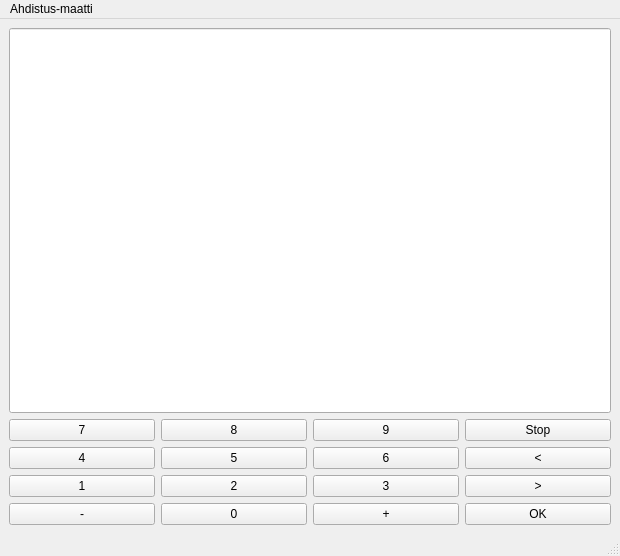
<?xml version="1.0" encoding="UTF-8"?>
<ui version="4.0">
 <class>MainWindow</class>
 <widget class="QMainWindow" name="MainWindow">
  <property name="geometry">
   <rect>
    <x>0</x>
    <y>0</y>
    <width>620</width>
    <height>556</height>
   </rect>
  </property>
  <property name="sizePolicy">
   <sizepolicy hsizetype="Preferred" vsizetype="Preferred">
    <horstretch>0</horstretch>
    <verstretch>0</verstretch>
   </sizepolicy>
  </property>
  <property name="windowTitle">
   <string>MainWindow</string>
  </property>
  <property name="styleSheet">
   <string notr="true">QMainwindow {
background-color:  	#0000FF;
}   </string>
  </property>
  <widget class="QWidget" name="centralwidget">
   <layout class="QGridLayout" name="gridLayout">
    <item row="6" column="0">
     <widget class="QPushButton" name="btnMinus">
      <property name="sizePolicy">
       <sizepolicy hsizetype="Preferred" vsizetype="Preferred">
        <horstretch>0</horstretch>
        <verstretch>0</verstretch>
       </sizepolicy>
      </property>
      <property name="styleSheet">
       <string notr="true">QPushButton {

  background-color:  #C0C0C0;
    border-style: outset;
    border-width: 2px;
    border-radius: 10px;
    border-color: beige;
    min-width: 10em;
    padding: 6px;
	color: black;
}♣

QPushButton:pressed {

  background-color:  #808080;
    border-style: outset;
    border-width: 2px;
    border-radius: 10px;
    border-color: beige;
    min-width: 10em;
    padding: 6px;
	color: black;
}♣</string>
      </property>
      <property name="text">
       <string>-</string>
      </property>
     </widget>
    </item>
    <item row="5" column="2">
     <widget class="QPushButton" name="btn3">
      <property name="sizePolicy">
       <sizepolicy hsizetype="Preferred" vsizetype="Preferred">
        <horstretch>0</horstretch>
        <verstretch>0</verstretch>
       </sizepolicy>
      </property>
      <property name="styleSheet">
       <string notr="true">QPushButton {

  background-color:  #C0C0C0;
    border-style: outset;
    border-width: 2px;
    border-radius: 10px;
    border-color: beige;
    min-width: 10em;
    padding: 6px;
	color: black;
}♣

QPushButton:pressed {

  background-color:  #808080;
    border-style: outset;
    border-width: 2px;
    border-radius: 10px;
    border-color: beige;
    min-width: 10em;
    padding: 6px;
	color: black;
}♣</string>
      </property>
      <property name="text">
       <string>3</string>
      </property>
     </widget>
    </item>
    <item row="3" column="3">
     <widget class="QPushButton" name="btnRightArrow">
      <property name="sizePolicy">
       <sizepolicy hsizetype="Preferred" vsizetype="Preferred">
        <horstretch>0</horstretch>
        <verstretch>0</verstretch>
       </sizepolicy>
      </property>
      <property name="styleSheet">
       <string notr="true">QPushButton {

  background-color:  #C0C0C0;
    border-style: outset;
    border-width: 2px;
    border-radius: 10px;
    border-color: beige;
    min-width: 10em;
    padding: 6px;
	color: black;
}♣

QPushButton:pressed {

  background-color:  #808080;
    border-style: outset;
    border-width: 2px;
    border-radius: 10px;
    border-color: beige;
    min-width: 10em;
    padding: 6px;
	color: black;
}♣</string>
      </property>
      <property name="text">
       <string>&lt;</string>
      </property>
     </widget>
    </item>
    <item row="6" column="3">
     <widget class="QPushButton" name="btnOK">
      <property name="sizePolicy">
       <sizepolicy hsizetype="Preferred" vsizetype="Preferred">
        <horstretch>0</horstretch>
        <verstretch>0</verstretch>
       </sizepolicy>
      </property>
      <property name="styleSheet">
       <string notr="true">QPushButton {

  background-color:  #00FF00;
    border-style: outset;
    border-width: 2px;
    border-radius: 10px;
    border-color: beige;
    min-width: 10em;
    padding: 6px;
	color: black;
}♣

QPushButton:pressed {

  background-color:  #008000;
    border-style: outset;
    border-width: 2px;
    border-radius: 10px;
    border-color: beige;
    min-width: 10em;
    padding: 6px;
	color: black;
}♣</string>
      </property>
      <property name="text">
       <string>OK</string>
      </property>
     </widget>
    </item>
    <item row="5" column="0">
     <widget class="QPushButton" name="btn1">
      <property name="sizePolicy">
       <sizepolicy hsizetype="Preferred" vsizetype="Preferred">
        <horstretch>0</horstretch>
        <verstretch>0</verstretch>
       </sizepolicy>
      </property>
      <property name="styleSheet">
       <string notr="true">QPushButton {

  background-color:  #C0C0C0;
    border-style: outset;
    border-width: 2px;
    border-radius: 10px;
    border-color: beige;
    min-width: 10em;
    padding: 6px;
	color: black;
}♣

QPushButton:pressed {

  background-color:  #808080;
    border-style: outset;
    border-width: 2px;
    border-radius: 10px;
    border-color: beige;
    min-width: 10em;
    padding: 6px;
	color: black;
}♣</string>
      </property>
      <property name="text">
       <string>1</string>
      </property>
     </widget>
    </item>
    <item row="5" column="1">
     <widget class="QPushButton" name="btn2">
      <property name="sizePolicy">
       <sizepolicy hsizetype="Preferred" vsizetype="Preferred">
        <horstretch>0</horstretch>
        <verstretch>0</verstretch>
       </sizepolicy>
      </property>
      <property name="styleSheet">
       <string notr="true">QPushButton {

  background-color:  #C0C0C0;
    border-style: outset;
    border-width: 2px;
    border-radius: 10px;
    border-color: beige;
    min-width: 10em;
    padding: 6px;
	color: black;
}♣

QPushButton:pressed {

  background-color:  #808080;
    border-style: outset;
    border-width: 2px;
    border-radius: 10px;
    border-color: beige;
    min-width: 10em;
    padding: 6px;
	color: black;
}♣</string>
      </property>
      <property name="text">
       <string>2</string>
      </property>
     </widget>
    </item>
    <item row="3" column="2">
     <widget class="QPushButton" name="btn6">
      <property name="sizePolicy">
       <sizepolicy hsizetype="Preferred" vsizetype="Preferred">
        <horstretch>0</horstretch>
        <verstretch>0</verstretch>
       </sizepolicy>
      </property>
      <property name="styleSheet">
       <string notr="true">QPushButton {

  background-color:  #C0C0C0;
    border-style: outset;
    border-width: 2px;
    border-radius: 10px;
    border-color: beige;
    min-width: 10em;
    padding: 6px;
	color: black;
}♣

QPushButton:pressed {

  background-color:  #808080;
    border-style: outset;
    border-width: 2px;
    border-radius: 10px;
    border-color: beige;
    min-width: 10em;
    padding: 6px;
	color: black;
}♣</string>
      </property>
      <property name="text">
       <string>6</string>
      </property>
     </widget>
    </item>
    <item row="3" column="1">
     <widget class="QPushButton" name="btn5">
      <property name="sizePolicy">
       <sizepolicy hsizetype="Preferred" vsizetype="Preferred">
        <horstretch>0</horstretch>
        <verstretch>0</verstretch>
       </sizepolicy>
      </property>
      <property name="styleSheet">
       <string notr="true">QPushButton {

  background-color:  #C0C0C0;
    border-style: outset;
    border-width: 2px;
    border-radius: 10px;
    border-color: beige;
    min-width: 10em;
    padding: 6px;
	color: black;
}♣

QPushButton:pressed {

  background-color:  #808080;
    border-style: outset;
    border-width: 2px;
    border-radius: 10px;
    border-color: beige;
    min-width: 10em;
    padding: 6px;
	color: black;
}♣</string>
      </property>
      <property name="text">
       <string>5</string>
      </property>
     </widget>
    </item>
    <item row="6" column="1">
     <widget class="QPushButton" name="btn0">
      <property name="sizePolicy">
       <sizepolicy hsizetype="Preferred" vsizetype="Preferred">
        <horstretch>0</horstretch>
        <verstretch>0</verstretch>
       </sizepolicy>
      </property>
      <property name="styleSheet">
       <string notr="true">QPushButton {

  background-color:  #C0C0C0;
    border-style: outset;
    border-width: 2px;
    border-radius: 10px;
    border-color: beige;
    min-width: 10em;
    padding: 6px;
	color: black;
}♣

QPushButton:pressed {

  background-color:  #808080;
    border-style: outset;
    border-width: 2px;
    border-radius: 10px;
    border-color: beige;
    min-width: 10em;
    padding: 6px;
	color: black;
}♣</string>
      </property>
      <property name="text">
       <string>0</string>
      </property>
     </widget>
    </item>
    <item row="6" column="2">
     <widget class="QPushButton" name="btnPlus">
      <property name="sizePolicy">
       <sizepolicy hsizetype="Preferred" vsizetype="Preferred">
        <horstretch>0</horstretch>
        <verstretch>0</verstretch>
       </sizepolicy>
      </property>
      <property name="styleSheet">
       <string notr="true">QPushButton {

  background-color:  #C0C0C0;
    border-style: outset;
    border-width: 2px;
    border-radius: 10px;
    border-color: beige;
    min-width: 10em;
    padding: 6px;
	color: black;
}♣

QPushButton:pressed {

  background-color:  #808080;
    border-style: outset;
    border-width: 2px;
    border-radius: 10px;
    border-color: beige;
    min-width: 10em;
    padding: 6px;
	color: black;
}♣</string>
      </property>
      <property name="text">
       <string>+</string>
      </property>
     </widget>
    </item>
    <item row="2" column="2">
     <widget class="QPushButton" name="btn9">
      <property name="sizePolicy">
       <sizepolicy hsizetype="Preferred" vsizetype="Preferred">
        <horstretch>0</horstretch>
        <verstretch>0</verstretch>
       </sizepolicy>
      </property>
      <property name="styleSheet">
       <string notr="true">QPushButton {

  background-color:  #C0C0C0;
    border-style: outset;
    border-width: 2px;
    border-radius: 10px;
    border-color: beige;
    min-width: 10em;
    padding: 6px;
	color: black;
}♣

QPushButton:pressed {

  background-color:  #808080;
    border-style: outset;
    border-width: 2px;
    border-radius: 10px;
    border-color: beige;
    min-width: 10em;
    padding: 6px;
	color: black;
}♣</string>
      </property>
      <property name="text">
       <string>9</string>
      </property>
     </widget>
    </item>
    <item row="2" column="0">
     <widget class="QPushButton" name="btn7">
      <property name="sizePolicy">
       <sizepolicy hsizetype="Preferred" vsizetype="Preferred">
        <horstretch>0</horstretch>
        <verstretch>0</verstretch>
       </sizepolicy>
      </property>
      <property name="styleSheet">
       <string notr="true">QPushButton {

  background-color:  #C0C0C0;
    border-style: outset;
    border-width: 2px;
    border-radius: 10px;
    border-color: beige;
    min-width: 10em;
    padding: 6px;
	color: black;
}♣

QPushButton:pressed {

  background-color:  #808080;
    border-style: outset;
    border-width: 2px;
    border-radius: 10px;
    border-color: beige;
    min-width: 10em;
    padding: 6px;
	color: black;
}♣</string>
      </property>
      <property name="text">
       <string>7</string>
      </property>
     </widget>
    </item>
    <item row="2" column="1">
     <widget class="QPushButton" name="btn8">
      <property name="sizePolicy">
       <sizepolicy hsizetype="Preferred" vsizetype="Preferred">
        <horstretch>0</horstretch>
        <verstretch>0</verstretch>
       </sizepolicy>
      </property>
      <property name="styleSheet">
       <string notr="true">QPushButton {

  background-color:  #C0C0C0;
    border-style: outset;
    border-width: 2px;
    border-radius: 10px;
    border-color: beige;
    min-width: 10em;
    padding: 6px;
	color: black;
}♣

QPushButton:pressed {

  background-color:  #808080;
    border-style: outset;
    border-width: 2px;
    border-radius: 10px;
    border-color: beige;
    min-width: 10em;
    padding: 6px;
	color: black;
}♣</string>
      </property>
      <property name="text">
       <string>8</string>
      </property>
     </widget>
    </item>
    <item row="5" column="3">
     <widget class="QPushButton" name="btnLeftArrow">
      <property name="sizePolicy">
       <sizepolicy hsizetype="Preferred" vsizetype="Preferred">
        <horstretch>0</horstretch>
        <verstretch>0</verstretch>
       </sizepolicy>
      </property>
      <property name="styleSheet">
       <string notr="true">QPushButton {

  background-color:  #C0C0C0;
    border-style: outset;
    border-width: 2px;
    border-radius: 10px;
    border-color: beige;
    min-width: 10em;
    padding: 6px;
	color: black;
}♣

QPushButton:pressed {

  background-color:  #808080;
    border-style: outset;
    border-width: 2px;
    border-radius: 10px;
    border-color: beige;
    min-width: 10em;
    padding: 6px;
	color: black;
}♣</string>
      </property>
      <property name="text">
       <string>&gt;</string>
      </property>
     </widget>
    </item>
    <item row="3" column="0">
     <widget class="QPushButton" name="btn4">
      <property name="sizePolicy">
       <sizepolicy hsizetype="Preferred" vsizetype="Preferred">
        <horstretch>0</horstretch>
        <verstretch>0</verstretch>
       </sizepolicy>
      </property>
      <property name="styleSheet">
       <string notr="true">QPushButton {

  background-color:  #C0C0C0;
    border-style: outset;
    border-width: 2px;
    border-radius: 10px;
    border-color: beige;
    min-width: 10em;
    padding: 6px;
	color: black;
}♣

QPushButton:pressed {

  background-color:  #808080;
    border-style: outset;
    border-width: 2px;
    border-radius: 10px;
    border-color: beige;
    min-width: 10em;
    padding: 6px;
	color: black;
}♣</string>
      </property>
      <property name="text">
       <string>4</string>
      </property>
     </widget>
    </item>
    <item row="2" column="3">
     <widget class="QPushButton" name="btnStop">
      <property name="sizePolicy">
       <sizepolicy hsizetype="Preferred" vsizetype="Preferred">
        <horstretch>0</horstretch>
        <verstretch>0</verstretch>
       </sizepolicy>
      </property>
      <property name="styleSheet">
       <string notr="true">QPushButton {

  background-color:  #FF0000;
    border-style: outset;
    border-width: 2px;
    border-radius: 10px;
    border-color: beige;
    min-width: 10em;
    padding: 6px;
	color: black;
}♣

QPushButton:pressed {

  background-color:  #800000;
    border-style: outset;
    border-width: 2px;
    border-radius: 10px;
    border-color: beige;
    min-width: 10em;
    padding: 6px;
	color: black;
}♣</string>
      </property>
      <property name="text">
       <string>Stop</string>
      </property>
     </widget>
    </item>
    <item row="1" column="0" colspan="4">
     <widget class="QLineEdit" name="Display">
      <property name="sizePolicy">
       <sizepolicy hsizetype="Preferred" vsizetype="Expanding">
        <horstretch>0</horstretch>
        <verstretch>0</verstretch>
       </sizepolicy>
      </property>
      <property name="font">
       <font>
        <family>Arial</family>
        <pointsize>18</pointsize>
        <weight>75</weight>
        <bold>true</bold>
       </font>
      </property>
      <property name="layoutDirection">
       <enum>Qt::LeftToRight</enum>
      </property>
      <property name="styleSheet">
       <string notr="true">QLineedit{
	background-color:gray;
	border: 1px solid gray;
	color: #ffffff
}♣</string>
      </property>
      <property name="text">
       <string/>
      </property>
      <property name="alignment">
       <set>Qt::AlignCenter</set>
      </property>
     </widget>
    </item>
   </layout>
  </widget>
  <widget class="QMenuBar" name="menubar">
   <property name="geometry">
    <rect>
     <x>0</x>
     <y>0</y>
     <width>620</width>
     <height>20</height>
    </rect>
   </property>
   <widget class="QMenu" name="menuAhdistus_maatti">
    <property name="title">
     <string>Ahdistus-maatti</string>
    </property>
   </widget>
   <addaction name="menuAhdistus_maatti"/>
  </widget>
  <widget class="QStatusBar" name="statusbar"/>
 </widget>
 <resources/>
 <connections/>
</ui>
